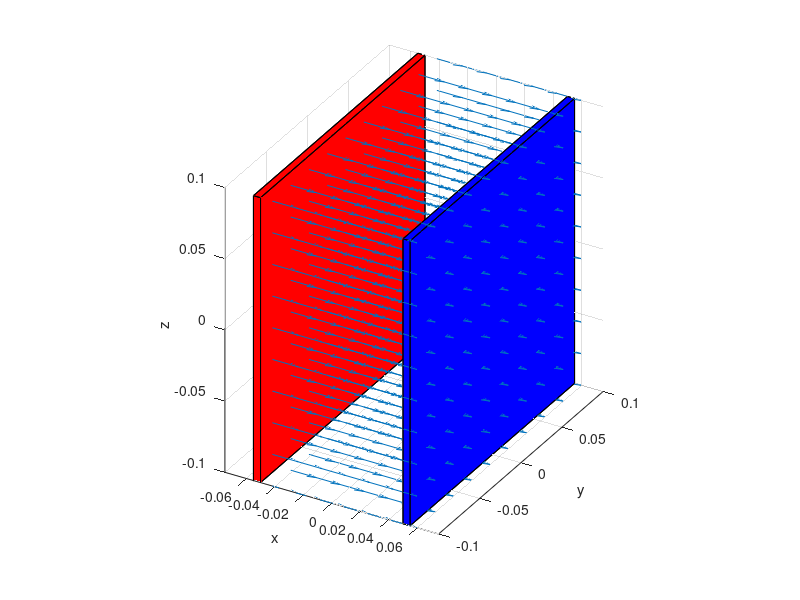

Here is the MATLAB script that generated this plot:

% Entregable 1 caso ideal en 3D

lz = 0.1; %distancia del centro a la orilla por eje z
lx = 0.005;  %ancho de la placa
ly = 0.1;  %distancia del centro a la orilla por eje y
movX = 0.05; % mitad de la distancia entre placas

%VERTICES Y CARAS DE LÁMINA (+)
           % x       y     z
vertices = [-lx-movX -ly  -lz; %v1
            -lx-movX   ly  -lz; %v2
             -movX   ly  -lz; %v3
             -movX  -ly  -lz; %v4
            -lx-movX  -ly   lz; %v5
            -lx-movX   ly   lz; %v6
             -movX   ly   lz; %v7
             -movX  -ly   lz]; %v8
         
caras = [1 5 8 4; %c1
         1 5 6 2; %c2
         2 3 7 6; %c3
         3 4 8 7; %c4
         5 6 7 8; %c5
         1 2 3 4]; %c6

     
%VERTICES Y CARAS DE LÁMINA (-)
           % x       y     z
vertices2 = [+movX -ly  -lz; %v1
            +movX   ly  -lz; %v2
             lx+movX   ly  -lz; %v3
             lx+movX  -ly  -lz; %v4
            +movX  -ly   lz; %v5
            +movX   ly   lz; %v6
             lx+movX   ly   lz; %v7
             lx+movX  -ly   lz]; %v8

xl = linspace(-1.5*movX,1.5*movX,10);  % Valores de x que vamos a evaluar
yl = linspace(-ly,ly,10);  % Valores de y que vamos a evaluar
zl = linspace(-lz,lz,10); % Valores de z que vamos a evaluar

[xGrid, yGrid, zGrid]= meshgrid(xl,yl,zl);

%PROPIEDADES DEL CAMPO ELÉCTRICO
Q = 1e-6; %Carga (+)
eps0 = 8.854e-12; %Constante dieléctrica
A = 4*(ly * lz); %Área de la lámina positiva
E = Q / (eps0 * A); %campo electrico caso ideal

%PROPIEDADES PARA LOS VECTORES
Px = xGrid;
Py = yGrid;
Pz = zGrid;

Ex = E * ones(size(xGrid));
Ex(xGrid < -movX | xGrid > movX) = 0;
Ey = zeros(size(yGrid));
Ez = zeros(size(zGrid)); 

figure();
hold on

patch('Faces',caras,'Vertices',vertices,'FaceColor','r');
patch('Faces',caras,'Vertices',vertices2,'FaceColor','b');
axis equal
xlabel('x')
ylabel('y')
zlabel('z')

h = quiver3(xGrid, yGrid, zGrid,Ex,Ey,Ez);

axis([-1.5*movX 1.5*movX -ly ly -lz lz]);
view(30,30); %Establecer la vista de el espacio 3D
grid();

hold off